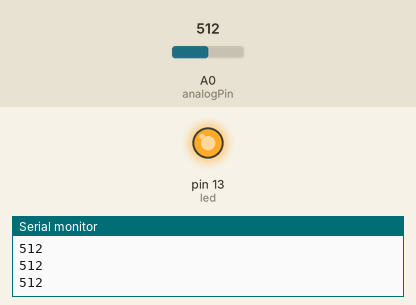
Bench run of a sketch on a simulated Arduino Uno, built with avr-gcc and run on an emulated ATmega328P. On the bench: output pins drawn as LEDs (lit = HIGH), the last lines printed to the serial monitor. The test bench sets the inputs (shaded band); at power-on: A0 (analogPin) = 512.

Above: at 1.3 s.
1.4 s: A0 (analogPin) set to 108
2.9 s: A0 (analogPin) set to 94
At 4.2 s:
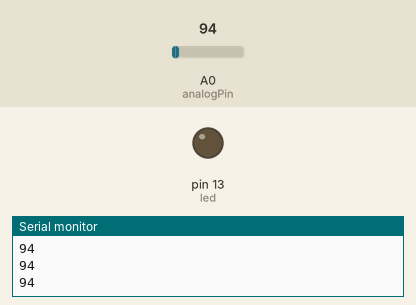
4.5 s: A0 (analogPin) set to 110
At 5.4 s:
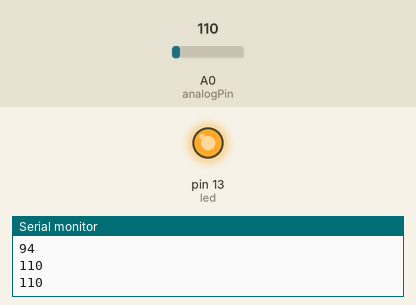
6.0 s: A0 (analogPin) set to 90
At 6.5 s:
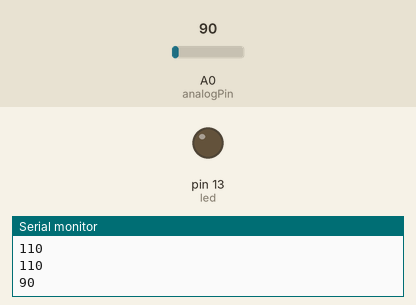
Timing chart, 0 to 8.5 s (numbered marks = the images above; inputs shaded):
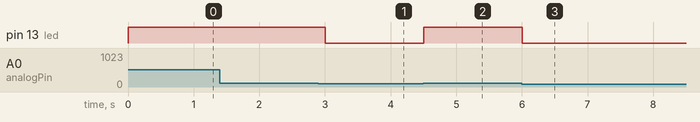

Measured:
- the behaviour switches between 101 and 100 on A0 (analogPin) (found by bisection; images 0 and 1)
- after the input at 2.9 s, pin 13 (led): HIGH → LOW after 0.10 s
- after the input at 4.5 s, pin 13 (led): LOW → HIGH at once
- after the input at 6.0 s, pin 13 (led): HIGH → LOW at once

The sketch:

Water_level.ino
```cpp
int analogPin = 0; //워터센서 analog port 0 연결 선언
int led = 13; // LED 디지털 13번 포트 연결 선언
int val = 0; // 전류변화값 변수선언

void setup() {
  pinMode(led,OUTPUT); //디지털 13번 포트를 LED OUTPUT으로 설정
  Serial.begin(9600); //시리얼 모니터 설정
}

void loop() {
  // put your main code here, to run repeatedly:
  val = analogRead(analogPin);
  if(val > 100)
  {
    digitalWrite(led,HIGH);
  }
  else
  {
    digitalWrite(led,LOW);
  }

  Serial.println(val);
  delay(500);
}
```
